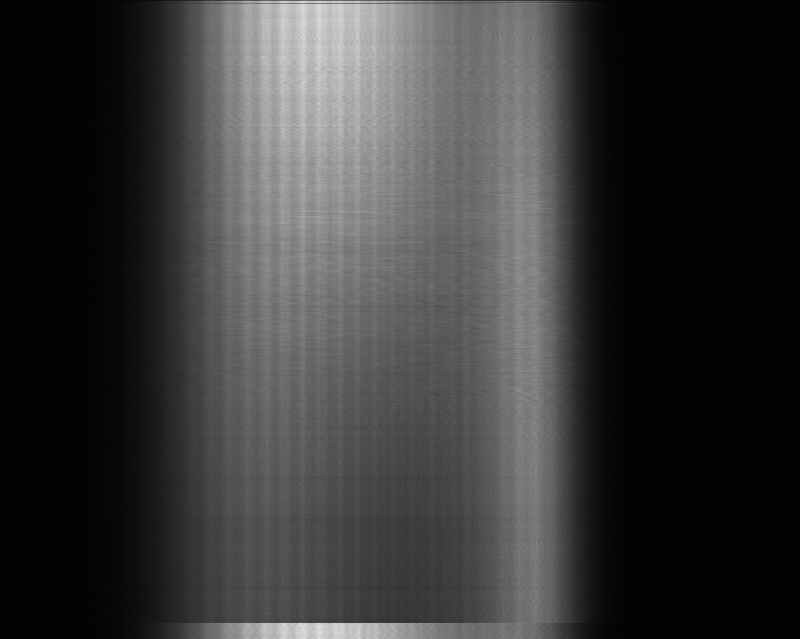
%> input picture D0528T1036 A.bmp, 1600 x 1277 px (shown at 1/2 size); the run also reads 2 pictures not shown here
$ octave standard_subfunction.m   (GNU Octave 9; MATLAB toolbox functions it lacks are replaced by stand-ins)
%> lines starting %> are read from the running program, lines starting %| are printed output that depends on the picture
### subfunction_preprocessing.m
%图像预处理
function y=subfunction_preprocessing(x)
aad=double(imread(x));
%> aad: size 1277x1600 double; min 0, max 255, mean 55.6; mean of the top-left, top-right, bottom-left and bottom-right quarters 79.4, 50.9, 50.7, 41.6
add=aad(:,:,1);

add(1,:)=[];%删除第一行无用数据

n=size(add);
%> n = [1276 1600]
Bscan=n(1,1);
%> Bscan = 1276
for i=1:1:Bscan
aa(i,:)=fliplr(add(i,:));
end
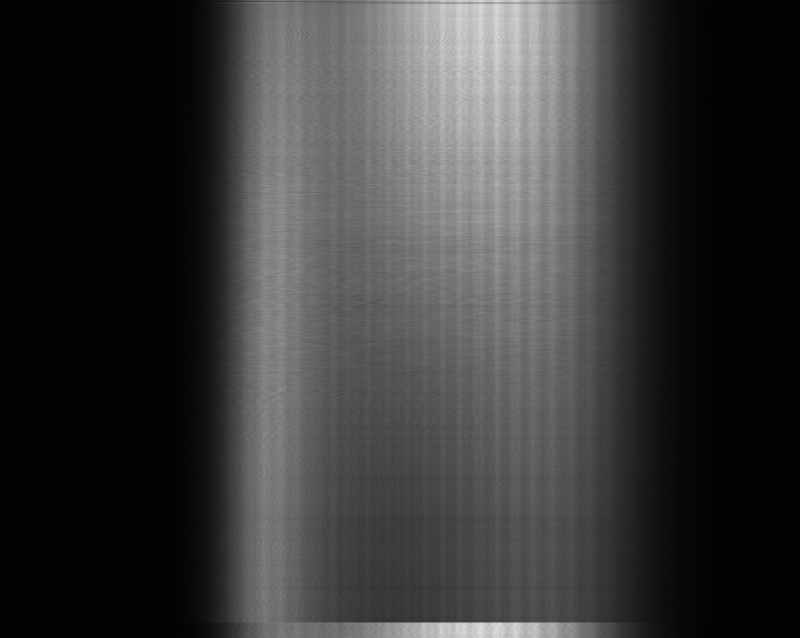
%> aa: size 1276x1600 double (shown at 1/2 size); min 0, max 255, mean 55.7; mean of the top-left, top-right, bottom-left and bottom-right quarters 51, 79.5, 41.5, 50.7
y=aa;
end

### subfunction_normalization.m
%归一化子函数
function y=subfunction_normalization(x)
n=size(x);
Bscan=n(1,1);
parfor i=1:1:Bscan
      x_avage(i,:)=x(i,:)./max(x(i,:));
end
y=x_avage;
end

### subfunction_avagespectra.m
%平均光谱计算
function y=subfunction_avagespectra(x)
n=size(x);
CCD=n(1,2);
Bscan=n(1,1);
totol_ad=zeros(1,CCD);
parfor i=1:1:Bscan
ad=x(i,:);
totol_ad=ad+totol_ad;
end
y=totol_ad/Bscan;
end

### subfunction_calibration.m
function y=subfunction_calibration(pixel_c,wavelength_c,pixellegth)
a1=polyfit(pixel_c,wavelength_c,3); %拟合ployfit（像素—波长）
pixel_ccd=linspace(1,pixellegth,pixellegth); %生成CCD像素数据
wavelength3=polyval(a1,pixel_ccd);   %取得每个像素对应的波长
wavenumber=2*pi./wavelength3; %均匀波长对应的非均匀波数
xk_v=linspace(wavenumber(1),wavenumber(pixellegth),pixellegth);  %均匀波数
wavelength_uv=2*pi./xk_v;   %均匀波数对应的非均匀波长
a2=polyfit(wavelength_c,pixel_c,3);  %拟合ployfit（波长—像素）
y=polyval(a2,wavelength_uv);    %取得均匀波数对应的像素数（非均匀）
end

### standard_subfunction.m
%使用子函数编辑的处理程序
clear all;
clc;

k1='C:\Yujie Hu\BaiduSyncdisk\OCT\OCT_bjut\标准处理程序20160428\标准处理程序\D0528T1036 A.bmp'; %图像地址
k2='C:\Yujie Hu\BaiduSyncdisk\OCT\OCT_bjut\标准处理程序20160428\标准处理程序\D0528T1036 B.bmp';
k3='C:\Yujie Hu\BaiduSyncdisk\OCT\OCT_bjut\标准处理程序20160428\标准处理程序\D0528T1036 C.bmp';
% [4 lines of commented-out code are left out]

%%
%%%%%%%%%%%%%%%%%%%%%%%%%%%%%%%预处理%%%%%%%%%%%%%%%%%%%%%%%%%%%%%%%%
fprintf('预处理中\n');
aa=subfunction_preprocessing(k1); %预处理
bb=subfunction_preprocessing(k2);
cc=subfunction_preprocessing(k3);

n=size(aa);
%> n = [1276 1600]
Bscan=n(1,1);
%> Bscan = 1276
pixellegth=n(1,2);
%> pixellegth = 1600

%%
%%%%%%%%%%%%%%%%%%%%%%%%%%%%%%%归一化%%%%%%%%%%%%%%%%%%%%%%%%%%%%%%%%
fprintf('归一化中\n');
aa_normalization=subfunction_normalization(aa); %归一化
%> after the loop in subfunction_normalization, `parfor i=1:1:Bscan`:
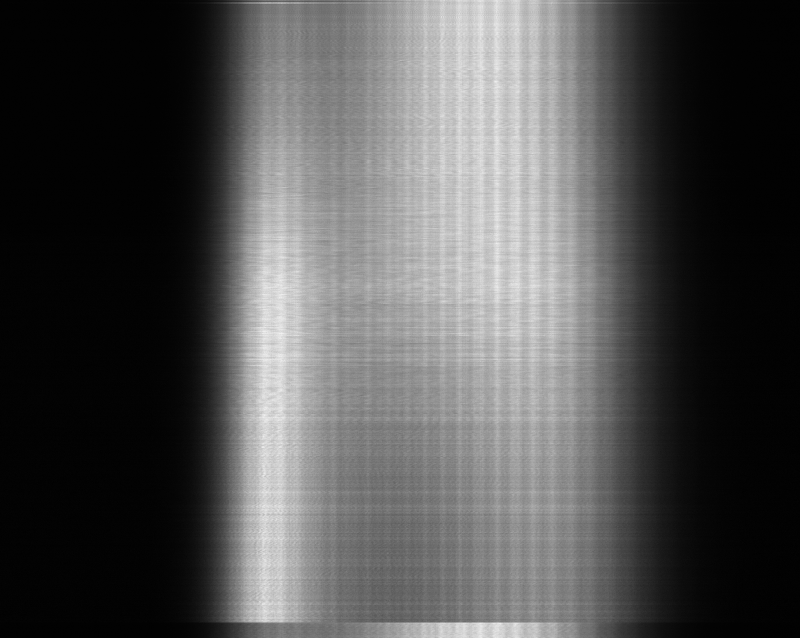
%> x_avage: size 1276x1600 double (shown at 1/2 size); min 0, max 1, mean 0.318
bb_normalization=subfunction_normalization(bb);
cc_normalization=subfunction_normalization(cc);

%%
%%%%%%%%%%%%%%%%%%%%%%%%零插值（zero padding）%%%%%%%%%%%%%%%%%%%%%%%
% [6 lines of commented-out code are left out]

%%
%%%%%%%%%%%%%%%%%%%%%%%%%%%%%波长标定%%%%%%%%%%%%%%%%%%%%%%%%%%%%%%%%
fprintf('波长标定中\n');
pixellegth=1600; %1600原来标定的是1600
pixel=linspace(1,pixellegth,pixellegth);
% pixel_o=[438 502 513 620 722 747 771 1066 1444]; %旧的波长标定
pixel_o=[461 478 691 898 922 1062]; %AR波长标定20160428
wavelength=[810.3693 811.5311 826.4522 840.8210 842.4648 852.1442]; %AR波长标定20160428
% [4 lines of commented-out code are left out]
pixel_v=subfunction_calibration(pixel_o,wavelength,pixellegth);

%%
%%%%%%%%%%%%%%%%%%%%%%%%%%%%%k空间重采样%%%%%%%%%%%%%%%%%%%%%%%%%%%%
fprintf('k空间重采样中\n');
parfor i=1:1:Bscan
ad_v(i,:)=interp1(pixel,aa(i,:),pixel_v,'spline');
bd_v(i,:)=interp1(pixel,bb(i,:),pixel_v,'spline');
cd_v(i,:)=interp1(pixel,cc(i,:),pixel_v,'spline');
end
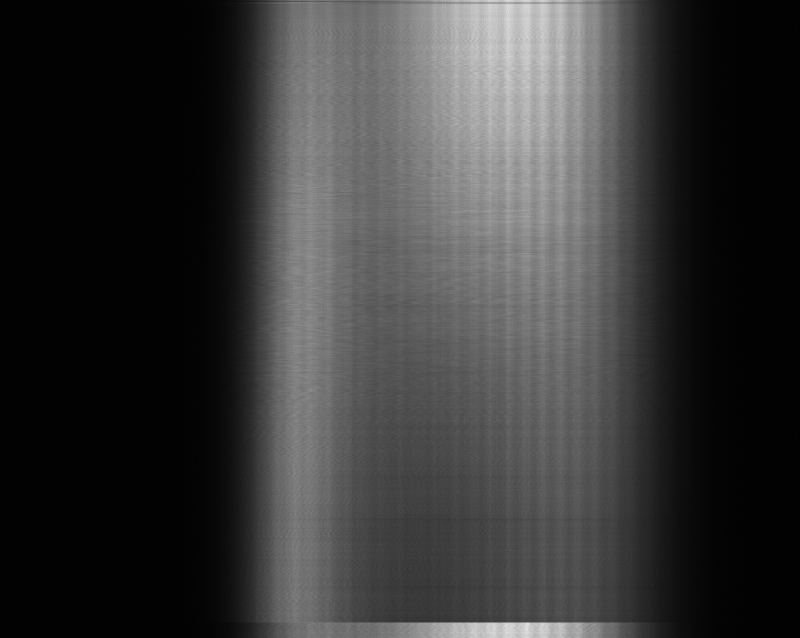
%> ad_v: size 1276x1600 double (shown at 1/2 size); 0.06% of the values are NaN or infinite; the others: min -0.788, max 255, mean 54.61; drawn with min black, max white, NaN and infinite black

%%
%%%%%%%%%%%%%%%%%%%%%%%%%%%%%%求平均光谱%%%%%%%%%%%%%%%%%%%%%%%%%%%%%
fprintf('求平均光谱中\n');
aa_avage=subfunction_avagespectra(ad_v); %求平均光谱
bb_avage=subfunction_avagespectra(bb_normalization);
%> bb_avage = 1600 values, max 0.847 at index 961, min 0.0082 at index 1597, mean 0.317
cc_avage=subfunction_avagespectra(cc_normalization);
%> cc_avage = 1600 values, max 0.848 at index 961, min 0.0083 at index 1594, mean 0.317
total_avage=(aa_avage+bb_avage+cc_avage)/3; %总平均光谱

%%
%%%%%%%%%%%%%%%%%%%%%%%%%%%%%汉宁窗%%%%%%%%%%%%%%%%%%%%%%%%%%%%%%%%%
% [5 lines of commented-out code are left out]

%%
%%%%%%%%%%%%%%%%%%%%%%%%%%%%%%相位色差调整%%%%%%%%%%%%%%%%%%%%%%%%%%%%%%%、
disVal_o=-2000;
dispValThird_o=-30;
dispVal=disVal_o*(10^-8);
dispValThird=dispValThird_o*(10^-9);

Bscan=n(1,1);
pixellegth=n(1,2);
kLinear = -pixellegth/2+1:-pixellegth/2+pixellegth;   %-639:640
%> kLinear = 1600 values from -799 to 800

kAr = repmat(kLinear,Bscan,1); %将klinear复制1*400份

kaxis = kAr-1;    %矩阵kAr元素减1
a = kaxis.*kaxis;   %矩阵kaxis点乘 及平方
DispPhase = dispVal.* a;       % -1000**(10^-8)

a3 = kaxis.*a;     %三次方
DispPhaseThird = dispValThird.*a3;   %基本为0矩阵

 raa_avage=repmat(aa_avage,Bscan,1);
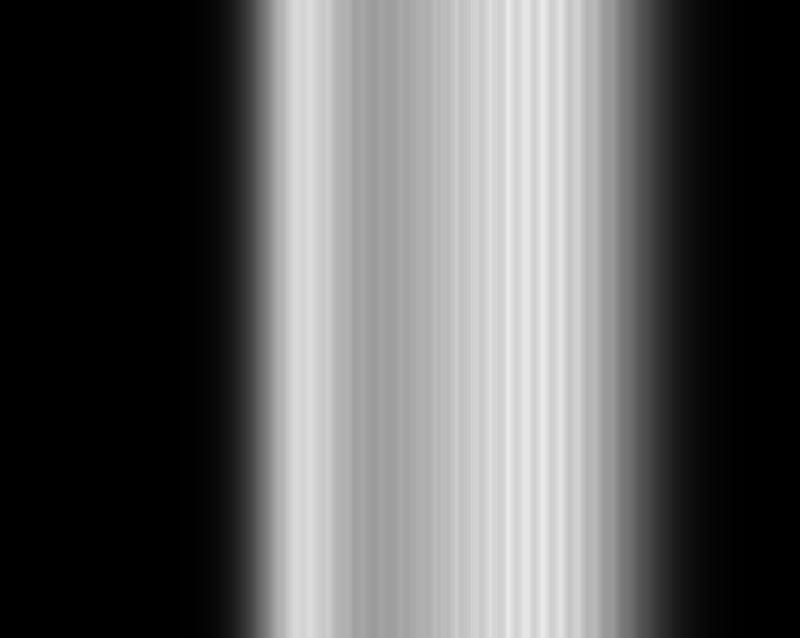
%> raa_avage: size 1276x1600 double (shown at 1/2 size); 0.06% of the values are NaN or infinite; the others: min 1.41, max 146.4, mean 54.61; drawn with min black, max white, NaN and infinite black
 img=ad_v-raa_avage; %ad_v-raa_avage
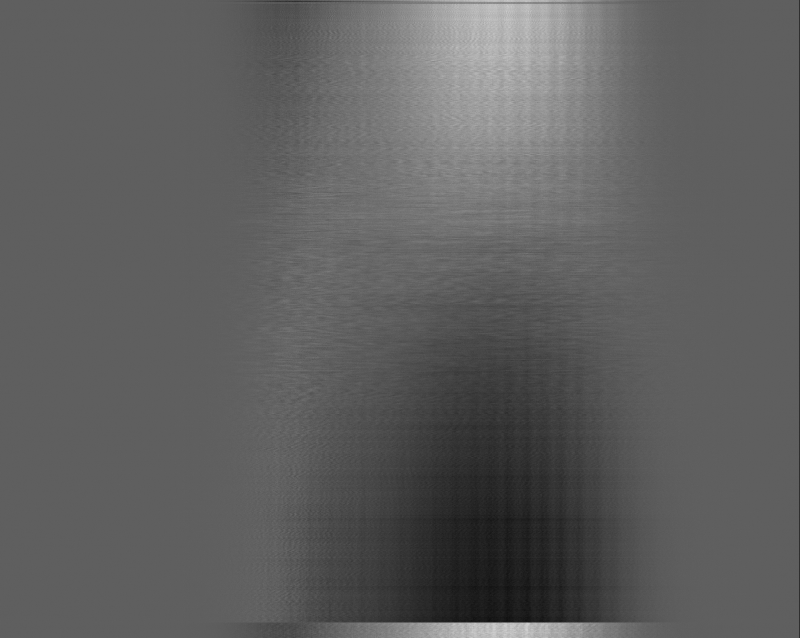
%> img: size 1276x1600 double (shown at 1/2 size); 0.06% of the values are NaN or infinite; the others: min -78.73, max 132.1, mean -4.93e-15; drawn with min black, max white, NaN and infinite black
 img = hilbert(img);                              %1280*400 复数 希尔伯特变换

 ph = angle(img) + DispPhase + DispPhaseThird;
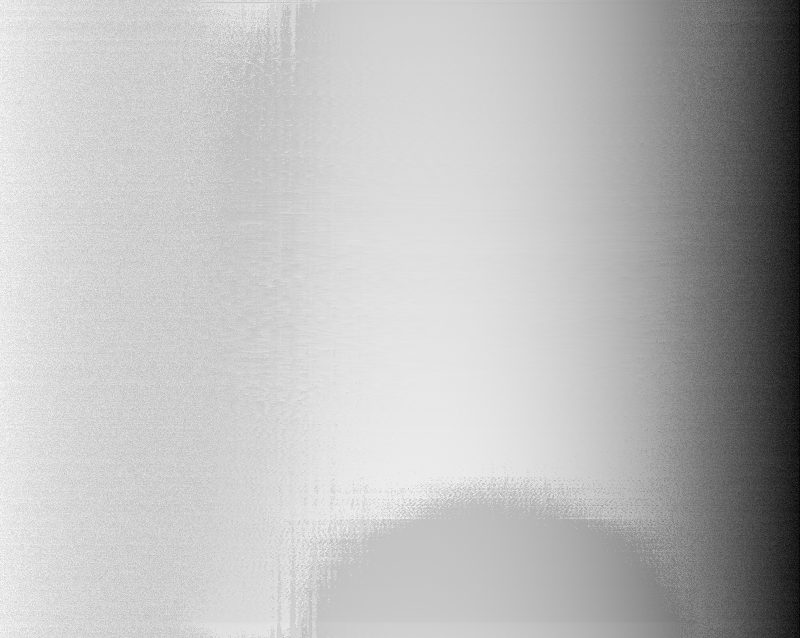
%> ph: size 1276x1600 double (shown at 1/2 size); 0.06% of the values are NaN or infinite; the others: min -31.12, max 5.69, mean -4.07; drawn with min black, max white, NaN and infinite black
 img = abs(img).*exp(1i.*ph);
%%
%%%%%%%%%%%%%%%%%%%%%%%%%%%%%%插值变换%%%%%%%%%%%%%%%%%%%%%%%%%%%%%%%
tic
fprintf('插值变换中\n');
%> (the run ends here)
